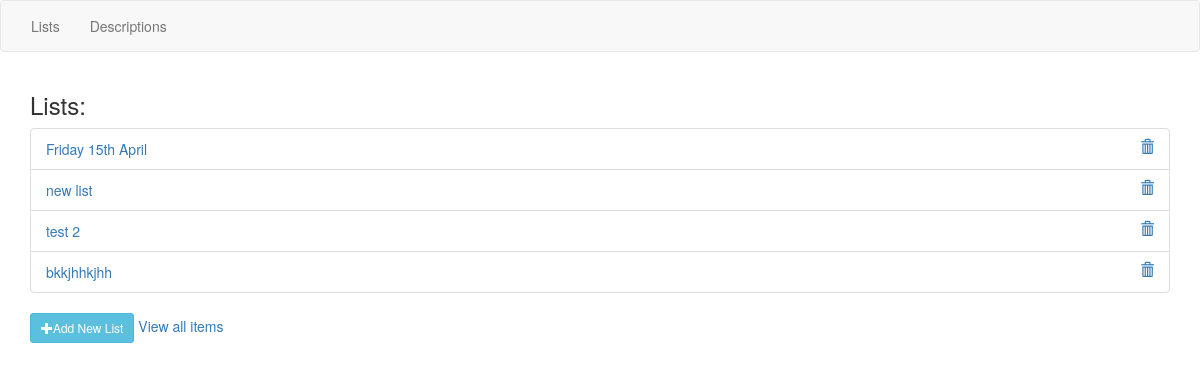
Page /product_list/ on the committed database.
### product_list/models.py (models this page shows, shortened)
class CheckList(models.Model):
    STATUSES = (('P', "Pending"), ('D', 'Done'))
    pub_date = models.DateTimeField('date published', auto_now_add=True)
    status = models.CharField(max_length=1, choices=STATUSES)
    title = models.CharField(max_length=200)

### product_list/views.py (the view)
class IndexView(generic.ListView):
    template_name = "product_list/index.html"
    context_object_name = "latest_lists"
    def get_queryset(self):
        return CheckList.objects.all()

### product_list/templates/product_list/index.html (shortened to what this page needs)
{% extends "product_list/base.html" %}
{% block content %}
<div class="container">
    <h3>Lists:</h3>
    {% if latest_lists %}
        <ul class="list-group">
        {% for list in latest_lists %}
            <li class="list-group-item">
                <a href="{% url 'product_list:detail' list.id %}">{{ list.title }}      </a>
                <a href="#" data-href="{% url 'product_list:remove_list' list.id %}" data-toggle="modal" data-target="#removeListModal" data-name="{{ list.title }}"><span class="glyphicon glyphicon-trash pull-right"></span></a>
            </li>
        {% endfor %}
        </ul>
    {% else %}
        <p>No checklists available</p>
    {% endif %}
    <button type="button" class="btn btn-info btn-sm" data-toggle="modal" data-target="#addNewListModal"><span class="glyphicon glyphicon-plus"></span>Add New List</button>
    <a href="{% url 'product_list:items' %}">View all items</a>
</div>
{% endblock %}

### rows in the picture
CheckList: title "Friday 15th April"
CheckList: title "new list"
CheckList: title "test 2"
CheckList: title "bkkjhhkjhh"
